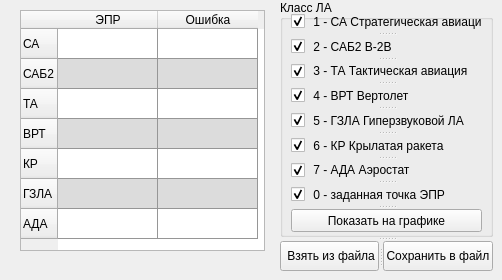
   <widget class="QWidget" name="tab_S">
    <attribute name="title">
     <string>ЭПР</string>
    </attribute>
    <widget class="QTableWidget" name="tableWidget_EPR">
     <property name="geometry">
      <rect>
       <x>20</x>
       <y>10</y>
       <width>245</width>
       <height>241</height>
      </rect>
     </property>
     <property name="styleSheet">
      <string notr="true">alternate-background-color: rgb(220, 220, 220);
gridline-color: rgb(150, 150, 150);</string>
     </property>
     <property name="alternatingRowColors">
      <bool>true</bool>
     </property>
     <property name="rowCount">
      <number>7</number>
     </property>
     <property name="columnCount">
      <number>2</number>
     </property>
     <row>
      <property name="text">
       <string>СА</string>
      </property>
     </row>
     <row>
      <property name="text">
       <string>САБ2</string>
      </property>
     </row>
     <row>
      <property name="text">
       <string>ТА</string>
      </property>
     </row>
     <row>
      <property name="text">
       <string>ВРТ</string>
      </property>
     </row>
     <row>
      <property name="text">
       <string>КР</string>
      </property>
     </row>
     <row>
      <property name="text">
       <string>ГЗЛА</string>
      </property>
     </row>
     <row>
      <property name="text">
       <string>АДА</string>
      </property>
     </row>
     <column>
      <property name="text">
       <string>ЭПР</string>
      </property>
     </column>
     <column>
      <property name="text">
       <string>Ошибка</string>
      </property>
     </column>
    </widget>
    <widget class="QSplitter" name="splitter_10">
     <property name="geometry">
      <rect>
       <x>280</x>
       <y>0</y>
       <width>213</width>
       <height>271</height>
      </rect>
     </property>
     <property name="orientation">
      <enum>Qt::Vertical</enum>
     </property>
     <widget class="QGroupBox" name="groupBox_3">
      <property name="title">
       <string>Класс ЛА</string>
      </property>
      <widget class="QSplitter" name="splitter_33">
       <property name="geometry">
        <rect>
         <x>11</x>
         <y>11</y>
         <width>191</width>
         <height>221</height>
        </rect>
       </property>
       <property name="orientation">
        <enum>Qt::Vertical</enum>
       </property>
       <widget class="QCheckBox" name="checkBox_SA_EPR">
        <property name="text">
         <string> 1 - СА Стратегическая авиация</string>
        </property>
        <property name="checked">
         <bool>true</bool>
        </property>
       </widget>
       <widget class="QCheckBox" name="checkBox_SAB2_EPR">
        <property name="text">
         <string> 2 - САБ2 B-2B</string>
        </property>
        <property name="checked">
         <bool>true</bool>
        </property>
       </widget>
       <widget class="QCheckBox" name="checkBox_TA_EPR">
        <property name="text">
         <string> 3 - ТА Тактическая авиация</string>
        </property>
        <property name="checked">
         <bool>true</bool>
        </property>
       </widget>
       <widget class="QCheckBox" name="checkBox_VRT_EPR">
        <property name="text">
         <string> 4 - ВРТ Вертолет</string>
        </property>
        <property name="checked">
         <bool>true</bool>
        </property>
       </widget>
       <widget class="QCheckBox" name="checkBox_GZLA_EPR">
        <property name="text">
         <string> 5 - ГЗЛА Гиперзвуковой ЛА</string>
        </property>
        <property name="checked">
         <bool>true</bool>
        </property>
       </widget>
       <widget class="QCheckBox" name="checkBox_KR_EPR">
        <property name="text">
         <string> 6 - КР Крылатая ракета</string>
        </property>
        <property name="checked">
         <bool>true</bool>
        </property>
       </widget>
       <widget class="QCheckBox" name="checkBox_ADA_EPR">
        <property name="text">
         <string> 7 - АДА Аэростат</string>
        </property>
        <property name="checked">
         <bool>true</bool>
        </property>
       </widget>
       <widget class="QCheckBox" name="checkBox_mP_EPR">
        <property name="text">
         <string> 0 - заданная точка ЭПР</string>
        </property>
        <property name="checked">
         <bool>true</bool>
        </property>
       </widget>
       <widget class="QPushButton" name="pushButton_EPRgra">
        <property name="text">
         <string>Показать на графике</string>
        </property>
       </widget>
      </widget>
     </widget>
     <widget class="QSplitter" name="splitter_13">
      <property name="minimumSize">
       <size>
        <width>0</width>
        <height>30</height>
       </size>
      </property>
      <property name="maximumSize">
       <size>
        <width>16777215</width>
        <height>30</height>
       </size>
      </property>
      <property name="orientation">
       <enum>Qt::Horizontal</enum>
      </property>
      <widget class="QPushButton" name="pushButton__EPRreadFile">
       <property name="minimumSize">
        <size>
         <width>0</width>
         <height>30</height>
        </size>
       </property>
       <property name="maximumSize">
        <size>
         <width>16777215</width>
         <height>30</height>
        </size>
       </property>
       <property name="text">
        <string> Взять из файла</string>
       </property>
      </widget>
      <widget class="QPushButton" name="pushButton__EPRwriteFile">
       <property name="minimumSize">
        <size>
         <width>0</width>
         <height>30</height>
        </size>
       </property>
       <property name="maximumSize">
        <size>
         <width>16777215</width>
         <height>30</height>
        </size>
       </property>
       <property name="text">
        <string>Сохранить в файл</string>
       </property>
      </widget>
     </widget>
    </widget>
   </widget>
